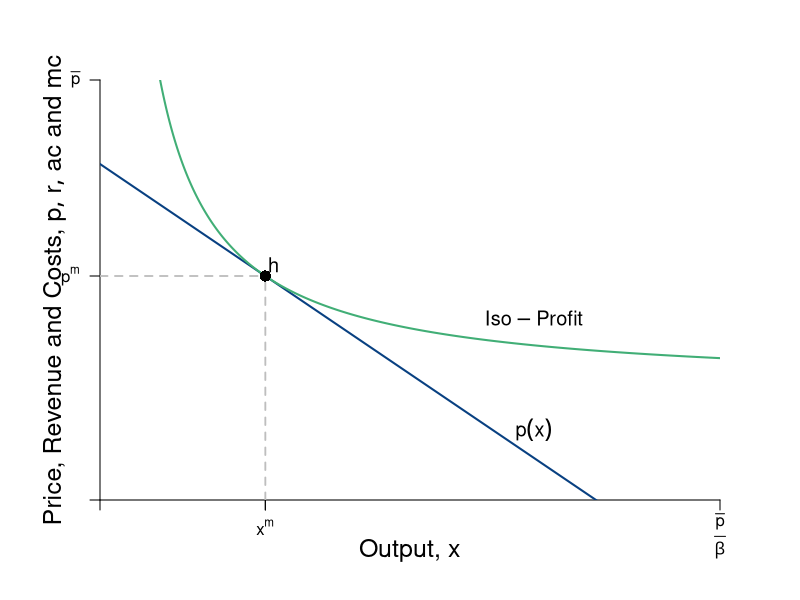

Generate this figure with R:
#Graph Designer: Simon Halliday + Scott Cohn
#Authors: Bowles and Halliday
#Title: Coordination, Conflict and Competition: A Text in Microeconomics

require(shape)
pdf(file = "firmmarketsupply/isoprofit_no_MR_MC.pdf", width = 9, height = 7)

#Set parameters for graphics
axislabelsize <- 1.5
labelsize <- 1.2
graphlinewidth <- 2
segmentlinewidth <- 1.8

COL <- c("#7fc97f", "#beaed4", "#fdc086", "#ffff99", "#386cb0", "#f0027f", "#bf5b17", "#666666")
COLA <- c("#e0f3db", "#99d8c9","#66c2a4","#41ae76", "#238b45", "#005824")
COLB <- c("#c6dbef", "#4eb3d3", "#2b8cbe", "#0868ac","#084081")

#Edited the margins to cater for the larger LHS labels
par(mar =  c(5, 5, 4, 4))

AvgRevenue <- function(x, rmax = 12, xmax = 12){
  rmax - (rmax/xmax)*x
}

MRevenue <- function(x, rmax = 12, xmax = 12){
  rmax - 2*(rmax/xmax)*x
}

AvgCost <- function(x, c0 = 2, c1 = 4){
  c0/x + c1
}

# From CORE
IsoProf <- function(x, k = 0, c0 = 2, c1 = 4){
  AvgCost(x) + k/x
}

xlims <- c(0, 15)
ylims <- c(0, 15)

npts <- 501 
x <- seq(xlims[1], xlims[2], length.out = npts)
y <- seq(ylims[1], ylims[2], length.out = npts) 
a <- c(13, 16.75, 19.25)

plot(0, 0, xlim = xlims, ylim = ylims, type = "n",
     xlab = expression(paste("")),
     ylab = expression(paste("")), 
     xaxt = "n", 
     yaxt = "n", 
     cex.lab = axislabelsize, 
     bty = "n",
     xaxs="i", 
     yaxs="i")

# ticksy <- seq(from = ylims[1], to = ylims[2], by = 1)
# ylabels <- seq(from = ylims[1], to = ylims[2], by = 1)
# ticksx <- seq(from = xlims[1], to = xlims[2], by = 1)
# xlabels <- seq(from = xlims[1], to = xlims[2], by = 1)
ticksy <- c(0, AvgRevenue(x = 4), ylims[2])
ylabels <- c(NA, expression(paste(p^{m})), expression(paste(bar(p))))
ticksx <- c(0, 4, 4, xlims[2])
xlabels <- c(NA, expression(paste(x^{m})), NA, expression(paste(frac(bar(p),beta))))

axis(1, at = ticksx, pos = 0, labels = FALSE)
text(x = c(0, 4, 6, xlims[2]), par("usr")[3] - 0.4, labels = xlabels, srt = 0, pos = 1, xpd = TRUE)
axis(2, at = ticksy, pos = 0, labels = ylabels, las = 1)

npts <- 500 
xx1 <- seq(xlims[1], xlims[2], length.out = npts)
xx3 <- seq(2, 6, length.out = npts)

lines(xx1, AvgRevenue(xx1, rmax = 12, xmax = 12), col = COLB[5], lwd = graphlinewidth)
#lines(xx1, MRevenue(xx1, rmax = 12, xmax = 12), col = COLB[4], lwd = graphlinewidth)
lines(xx1, IsoProf(xx1, k = 14), col = COLA[4], lwd = graphlinewidth)


#Label the axes
text(0.5*(xlims[2]), -1.8, expression(paste("Output, ", x)), xpd = TRUE, cex = axislabelsize) 
#mtext(expression(paste("Quantity of output, ", x)), side=1, line = 2.5, cex = axislabelsize)
text(-1.1, 0.5*ylims[2], expression(paste("Price, Revenue and Costs, ", list(p, r, ac), " and ", mc)), xpd = TRUE, cex = axislabelsize, srt = 90) 

#Label curves
text(10.5, 6.5, expression(paste(Iso-Profit)), cex = labelsize)
#text(10.5, 4.5, expression(paste(ac(x) == mc(x))), cex = labelsize)
text(10.5, 2.5, expression(paste(p(x))), cex = labelsize)
#text(5.8, 2.8, expression(paste(mr(x))), cex = labelsize)


#Draw segments for total costs
segments(0, AvgRevenue(x = 4), 4, AvgRevenue(x = 4), lty = 2, col = "gray" , lwd = segmentlinewidth)
segments(4, 0, 4, AvgRevenue(x = 4), lty = 2, col = "gray" , lwd = segmentlinewidth)
#segments(0, 4, xlims[2], 4, lty = 1, col = COL[1] , lwd = graphlinewidth)

#Label Points for comparison
#points(4, MRevenue(x = 4), pch = 16, col = "black", cex = 1.5)
#text(3.8, MRevenue(x = 4) - 0.4, expression(i), cex = labelsize)


points(4, AvgRevenue(x = 4), pch = 16, col = "black", cex = 1.5)
text(4.2, AvgRevenue(x = 4) + 0.4, expression(h), cex = labelsize)

dev.off()
